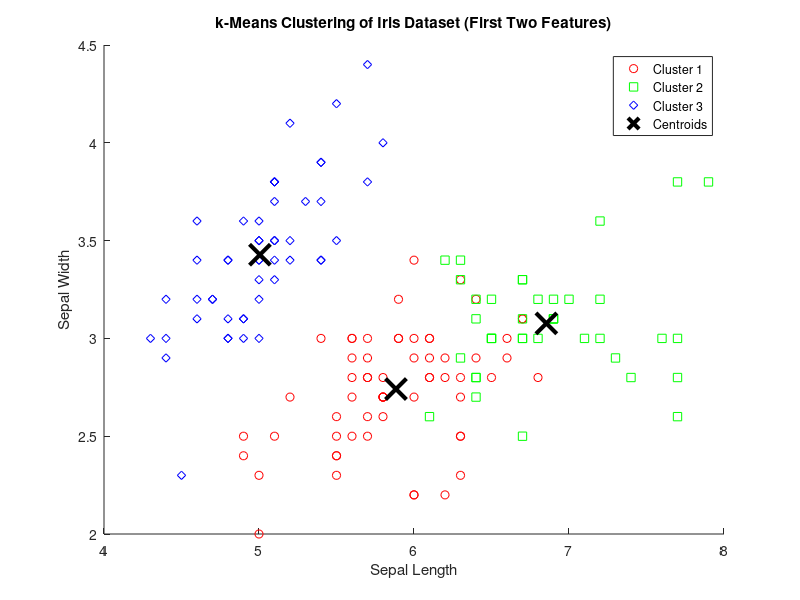

Write the MATLAB code that produced this figure. (Note: this script raises an error after producing the figure.)
% k-Means Clustering Example in MATLAB using Iris Dataset

% Load Iris dataset (MATLAB has built-in Iris data)
load fisheriris;

% Inputs (features)
X = meas; % Features: Sepal length, Sepal width, Petal length, Petal width

% Set the number of clusters (k)
k = 3; % Since we know the Iris dataset has 3 species, we use k = 3

% Apply k-Means clustering
[idx, C] = kmeans(X, k, 'Distance', 'sqeuclidean', 'Replicates', 5);

% Plot the clustered data (using the first two features for visualization)
figure;
gscatter(X(:,1), X(:,2), idx, 'rgb', 'osd');
hold on;

% Plot the centroids
plot(C(:,1), C(:,2), 'kx', 'MarkerSize', 15, 'LineWidth', 3);
title('k-Means Clustering of Iris Dataset (First Two Features)');
xlabel('Sepal Length');
ylabel('Sepal Width');
legend('Cluster 1', 'Cluster 2', 'Cluster 3', 'Centroids');
hold off;

% Display cluster centroids
disp('Cluster centroids:');
disp(C);

% Display the number of points in each cluster
disp('Number of points in each cluster:');
disp(histcounts(idx, k));

% Evaluate the clustering with silhouette plot
figure;
silhouette(X, idx);
title('Silhouette Plot for k-Means Clustering');